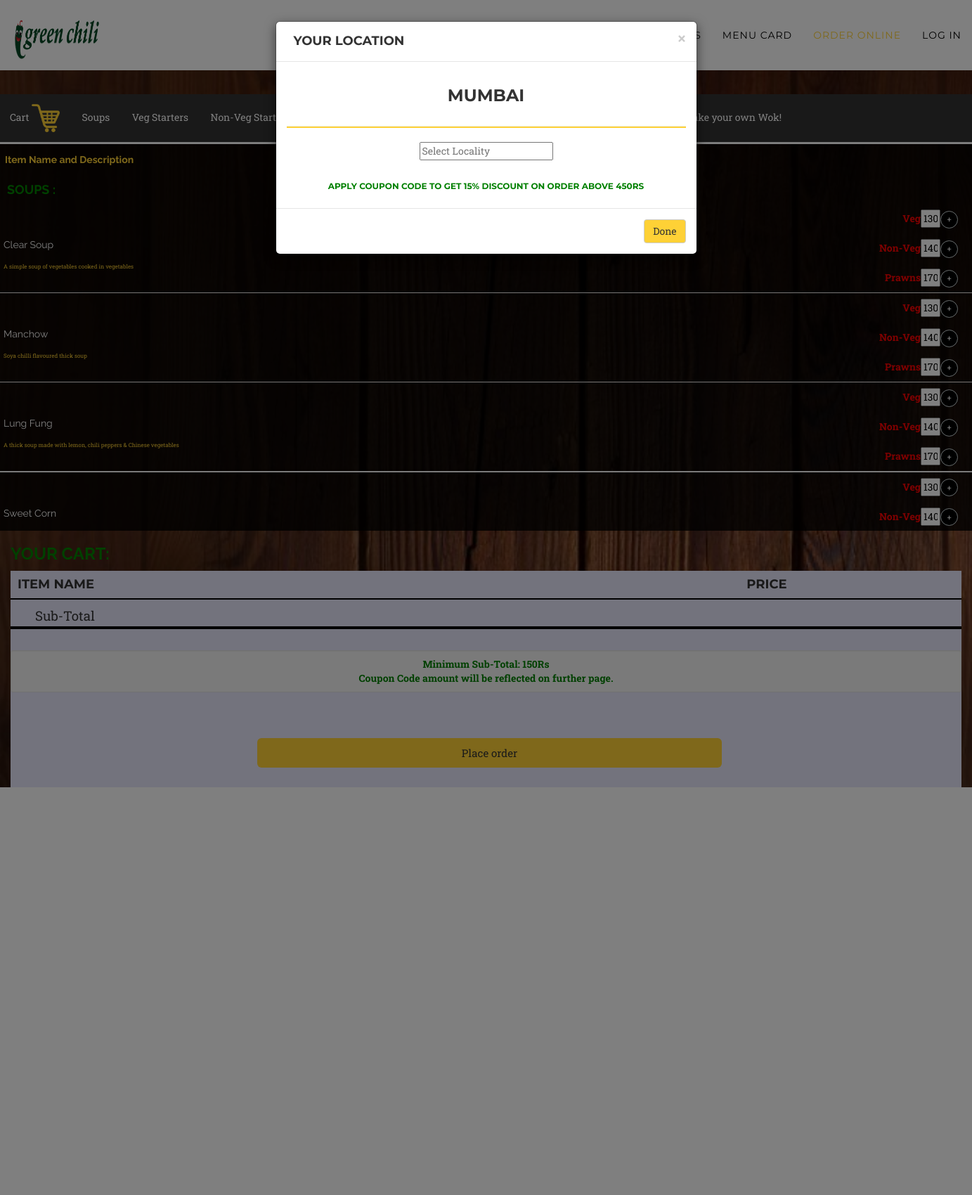
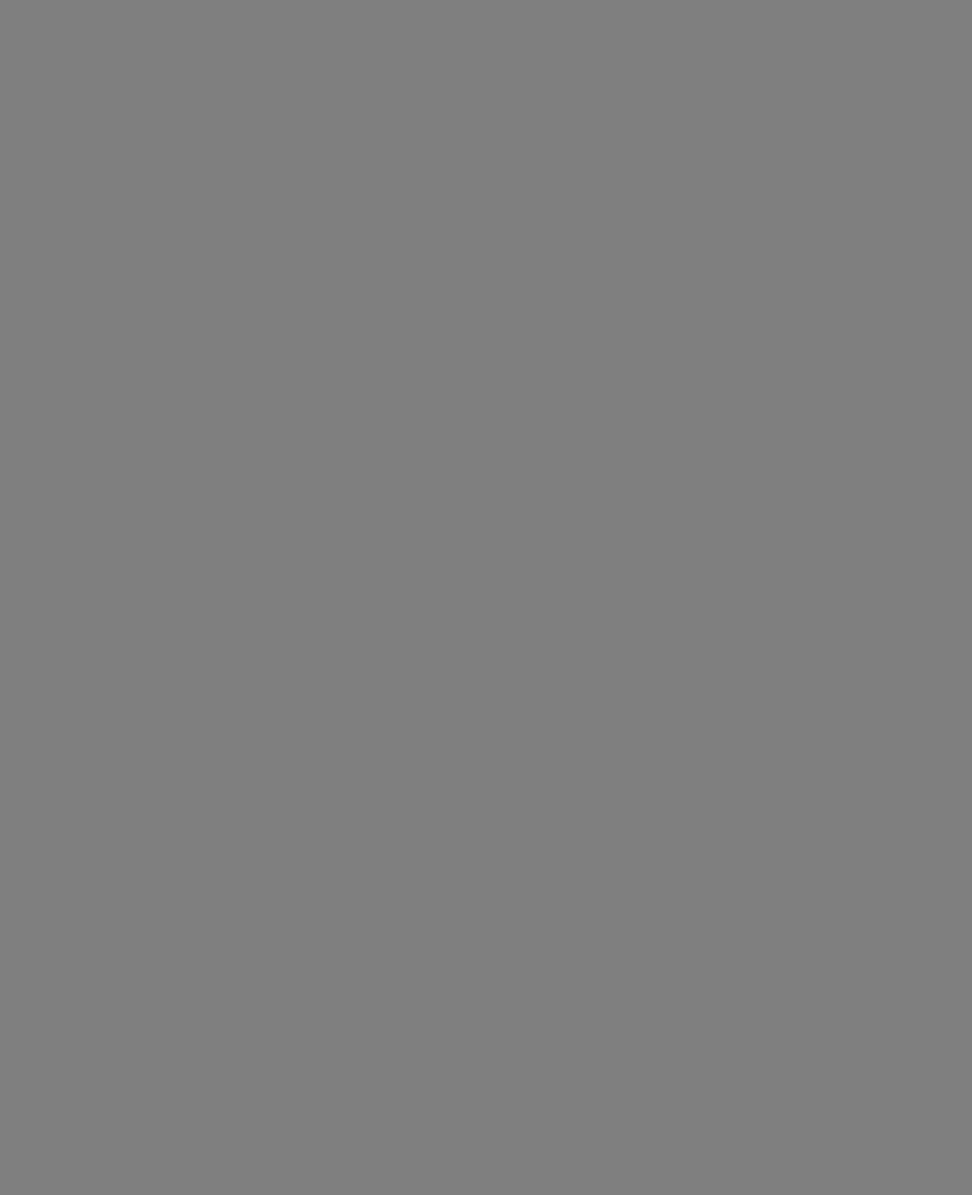
The page /orderonlinemobileview.php (upper part) on the database its author committed (2 pictures, top to bottom).
### tables this page shows
CREATE TABLE IF NOT EXISTS `product` (
  `id` int(11) NOT NULL AUTO_INCREMENT,
  `itemname` varchar(255) NOT NULL,
  `categoryid` int(11) NOT NULL,
  `Veg` int(11) NOT NULL,
  `chicken` int(11) NOT NULL,
  `seafood` int(11) NOT NULL,
  `fish` int(11) NOT NULL,
  `prawns` int(11) NOT NULL,
  `kingprawns` int(11) NOT NULL,
  `Description` varchar(255) NOT NULL,
  PRIMARY KEY (`id`)
);

### orderonlinemobileview.php (the view, shortened to what this page needs)
<!DOCTYPE html>
<html lang="en">
<head>
    <link href="vendor/bootstrap/css/bootstrap.min.css" rel="stylesheet">
    <link href="vendor/font-awesome/css/font-awesome.min.css" rel="stylesheet" type="text/css">
    <link href="css/agency.css" rel="stylesheet">
    <link href="css/agency.min.css" rel="stylesheet">
    <link href="css/orderonlinemobileview.css" rel="stylesheet">
</head>
<body id="page-top" class="index" style="background-image:url(img/wooden.jpg); background-repeat:no-repeat;background-size:cover;padding-top: 90px;">
    <nav id="mainNav" class="navbar navbar-default navbar-custom navbar-fixed-top">
        <div class="container-fluid">
            <div class="navbar-header page-scroll">
                <a class="navbar-brand page-scroll" href="#page-top"><img style="max-width:130px;margin-top: -15px;height:60px" src="img/Green-Chilli-Logo-cut (2).png"></a>
            </div>
            <div class="collapse navbar-collapse" id="bs-example-navbar-collapse-1">
                <ul class="nav navbar-nav navbar-right">
                    <li>
                        <a class="page-scroll" href="index.php" style='color:black'>Home</a>
                    </li>
                    <li>
                        <a class="page-scroll" href="index.php#about" style='color:black'>About</a>
                    </li>
                    <li>
                        <a class="page-scroll" href="index.php#gallery" style='color:black'>Gallery</a>
                    </li>
                    <li>
                        <a class="page-scroll" href="index.php#contact" style='color:black'>Contact us</a>
                    </li>
                    <li>
                        <a class="page-scroll" href="menucard.php" style='color:black'>Menu Card</a>
                    </li>
                    <li>
                        <a class="page-scroll" href="checklogin.php" style='color:#fed136'>Order Online</a>
                    </li>
                    <li>
                        <?php
                        if(empty($_SESSION["uname"]))
                            echo "<a class='page-scroll' href='login.html' style='color:black'>Log In</a>";
                        ?>
                    </ul>
                </div>
            </div>
        </nav>
        <br>
        <div class="scrollmenu" style="width:100%">
         <a  id="showCart">Cart <img src="img\shopping-cart-xxl.png" style="width:40px"></a>
         <a  id="showSoups" >Soups</a>
         <a  id="showVegStart">Veg Starters</a>
         <a  id="showNonVegStart">Non-Veg Starters</a>
         <a  id="showVegMain">Veg Main Course</a>
         <a  id="showNonVegMain">Non-Veg Main Course</a>
         <a  id="showRice">Rice</a>
         <a  id="showNoodles">Noodles</a>
         <a  id="showThai">Thai</a>
         <a  id="showWok">Make your own Wok!</a>
     </div>
     <div id="descriptionTable">
       <div id="soups">
        <div class="row">
            <div class="col-sm-8 col-xs-8">
                <p ><strong >Item Name and Description</strong></p>
            </div>
            <div class="col-sm-4 col-xs-4">
                <p><strong>Price</strong></p>
            </div>
        </div>
        <h4 style="color:green;font-family:raleway">Soups :</h4>
        <?php
        include "dbconn.php";
        $query = "SELECT * FROM product WHERE categoryid=1";
        $result = mysqli_query($conn,$query);
        while($row = mysqli_fetch_array($result))
        {
            echo "
            <div id='item' class='row'>
               <form action='/action_page.php'>
                   <div class='col-sm-6 col-xs-6' style='display:flex;flex-direction:column;padding-left:20px;'>
                      <br>
                      <br>
                      <input type='textbox' name='itemName' value='".$row['itemname']."' id='item_name' readonly>
                      <div><input type='textarea' name='itemDescription' value='".$row['Description']."' readonly>
                      </div>
                  </div>
                  <div class='wrapper text-right' style='padding-right:20px;display:flex;flex-direction:column;'>
                   <div id='vegPrice' class='col-sm-12 col-xs-12' >
                       <label>Veg</label><input type='text' name='' id='vprice' value='".$row['Veg']."' readonly size='1'><input type='button' value='+' id='qty_plus' name='".$row['itemname']."' onclick='addToCart(".$row['Veg'].",name,\"Veg\")' style='color:white'>
                   </div>
                   <div id='nonvegPrice' class='col-sm-12 col-xs-12'>
                       <label>Non-Veg</label><input type='text' name='' id='nvprice' size='1' value='".$row['chicken']."' readonly><input type='button' value='+' id='qty_plus' name='".$row['itemname']."' onclick='addToCart(".$row['chicken'].",name,\"NonVeg\")' style='color:white'>
                   </div>
                   <div id='prawnPrice' class='col-sm-12 col-xs-12' >
                       <label>Prawns</label><input type='text' name='' id='pprice' size='1' value='".$row['seafood']."' readonly><input type='button' value='+' id='qty_plus' name='".$row['itemname']."' onclick='addToCart(".$row['seafood'].",name,\"Prawns\")' style='color:white'>
                   </div>
               </div>
           </div>
           <hr style='background-color:white;height:0.1px;'>
       </form>";
   }
   ?>
</div>
</div>
<div class="col-xs-12 col-sm-12 " id="cart">
    <h3 style="color:green;font-family:raleway">Your Cart:</h3>
    <form action="enter_order.php" method="POST" class="cartorder">
        <div id="cart" style="background-color:lavender;">
            <div class="row">
                <div class="col-xs-6 col-sm-6" class="margin-left:5px;">
                    <h4>Item Name</h4>
                </div>
                <div class="col-xs-3 col-sm-3">
                </div>
                <div class="col-xs-3 col-sm-3">
                    <h4>Price</h4>
                </div>
            </div>
<hr style="border:1px solid black">
<div class="row">
    <div class="col-xs-8 col-sm-8" style="margin-top:10px;padding-left:50px" >
        <span style="font-size:14pt" >Sub-Total</span>
    </div>
    <div class="col-xs-4 col-sm-4">
        <input type="textbox"  name="subTotal" id="subTotal" size="5" style="font-size:15px;color:black" readonly>
    </div>
</div>
<hr style="border:1px solid black">
<hr style="border:1px solid black">
<div class="row">
    <div class="col-xs-8 col-sm-8" style="margin-top:10px;padding-left:70px">
        <span style="font-size:1pt;color:transparent;"><strong>Total </strong></span>
    </div>
    <div class="col-xs-4 col-sm-4">
        <input type="textbox"  id="total" size="1" name="total" style="font-size:1px;color:transparent;" readonly>
    </div>
</div>
<div class="text-center well well-sm container-fluid">
    <div class="col-sm-12 col-xs-12">
        <strong style="color:green">Minimum Sub-Total: 150Rs</strong></div><br>
        <div class="col-sm-12 col-xs-12">
            <strong style="color:green">Coupon Code amount will be reflected on further page.</strong>
        </div>
    </div>
    <br><br>
    <div class="row">
        <div class="col-xs-3 col-sm-3"></div>
        <div class="col-xs-6 col-sm-6">
         <input type="submit" name="submit_order" id='submit_order' class="btn btn-lg" style="width:100%;font-size:15px;margin:5px;background-color:#fed136" value="Place order">
     </div>
     <div class="col-xs-3 col-sm-3"></div>
 </div>
 <div class="row">
     <div class="col-sm-10 col-xs-10">
    </div>
</div>
</div>
</form>
</div>
<div class="modal fade" id="locationModal" role="dialog" >
    <div class="modal-dialog" >
      <div class="modal-content">
        <div class="modal-header">
          <button type="button" class="close" data-dismiss="modal">&times;</button>
          <h4 class="modal-title">Your Location</h4>
      </div>
      <div class="modal-body text-center">
        <h3>MUMBAI</h3>
        <br>
        <hr style="background-color:#fed136; height: 2px; ">
        <br>
        <input list="locations" name="locations" placeholder="Select Locality">
                <br><br>
                <h6  style="color:green">Apply Coupon Code to get 15% discount on order above 450Rs </h6>
            </div>
            <div class="modal-footer">
              <button type="button" class="btn btn-default" data-dismiss="modal" style="background-color: #fed136">Done</button>
          </div>
      </div>
  </div>
</div>
</body>
</html>

### css/agency.css (style rules this page uses)
body { overflow-x: hidden; font-family: "Roboto Slab", "Helvetica Neue", Helvetica, Arial, sans-serif; }
p { font-size: 14px; line-height: 1.75; }
a, a:hover, a:focus, a:active, a.active { outline: none; }
a { color: #fed136; }
h1, h2, h3, h4, h5, h6 { font-family: "Montserrat", "Helvetica Neue", Helvetica, Arial, sans-serif; text-transform: uppercase; font-weight: 700; }
.navbar-custom { background-color:white; border-color: white; }
.navbar-custom .navbar-brand { color: #fed136; font-family: "Kaushan Script", "Helvetica Neue", Helvetica, Arial, cursive; }
.navbar-custom .navbar-collapse { border-color: rgba(255, 255, 255, 0.02); }
.navbar-custom .nav li a { font-family: "Montserrat", "Helvetica Neue", Helvetica, Arial, sans-serif; text-transform: uppercase; font-weight: 400; letter-spacing: 1px; color: white; }
@media (min-width: 768px) { .navbar-custom { background-color: white; padding: 25px 0; -webkit-transition: padding 0.3s; -moz-transition: padding 0.3s; transition: padding 0.3s; border: none; } }
@media (min-width: 768px) { .navbar-custom .navbar-brand { font-size: 2em; -webkit-transition: all 0.3s; -moz-transition: all 0.3s; transition: all 0.3s; } }
body { webkit-tap-highlight-color: #fed136; }
p { font-family: raleway; line-height: 1.8; word-wrap: break-word; }

### css/orderonlinemobileview.css (style rules this page uses)
input[type=textbox] { width: 140%; padding: 0px; margin: 8px 0; background-color: transparent; color:white; font-family: raleway; font-weight:40px; font-size: 14px; border:none; }
input[type=textarea] { width: 200%; padding: 0px; margin: 8px 0; background-color: transparent; color:#fed136; border:none; font-size:8px; }
body { font-size: raleway; }
p { color:#fed136; padding-top:10px; padding-left: 7px; }
h4 { padding-left: 10px; }
#descriptionTable { height:550px; background-color: rgba(0,0,0,0.8); overflow-y: auto; }
#qty_plus { width: 25px; height: 25px; position: inherit !important; left: 0; top: 0; visibility: visible !important; border: 1px solid #cfd9db; border-radius: 16px; font-size: 11px; margin:0px; padding: 0px; background: black; }
input[type=text] { margin: 8px 0; color:black; }
hr { margin:0px; }
label { color:red; }
div.scrollmenu { background-color: #333; overflow: auto; white-space: nowrap; }
div.scrollmenu a { display: inline-block; color: white; text-align: center; padding: 14px; text-decoration: none; }

### rows shown on the page
product: itemDescription "A simple soup of vegetables cooked in vegetables", Veg "130", chicken "140", seafood "170"
product: itemName "Manchow", itemDescription "Soya chilli flavoured thick soup", Veg "130", chicken "140", seafood "170"
product: itemName "Lung Fung", itemDescription "A thick soup made with lemon, chili peppers & Chinese vegetables", Veg "130", chicken "140", seafood "170"
product: itemName "Sweet Corn", Veg "130", chicken "140"
